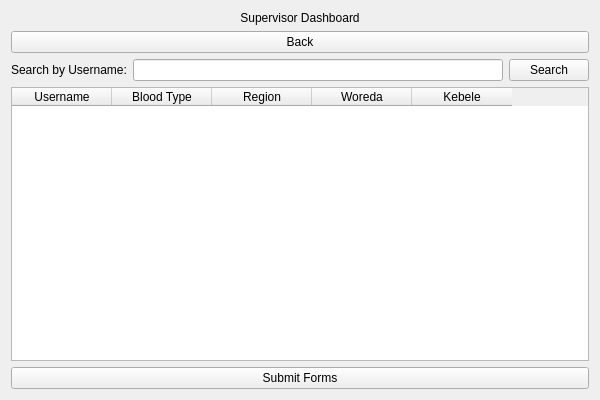
<?xml version="1.0" encoding="UTF-8"?>
<ui version="4.0">
 <class>SupervisorDashboardWindow</class>
 <widget class="QWidget" name="SupervisorDashboardWindow">
  <property name="geometry">
   <rect>
    <x>0</x>
    <y>0</y>
    <width>600</width>
    <height>400</height>
   </rect>
  </property>
  <property name="windowTitle">
   <string>Supervisor Dashboard</string>
  </property>
  <layout class="QVBoxLayout" name="verticalLayout">
   <item>
    <widget class="QLabel" name="titleLabel">
     <property name="text">
      <string>Supervisor Dashboard</string>
     </property>
     <property name="alignment">
      <set>Qt::AlignmentFlag::AlignCenter</set>
     </property>
    </widget>
   </item>
   <item>
    <widget class="QPushButton" name="backButton">
     <property name="text">
      <string>Back</string>
     </property>
    </widget>
   </item>
   <item>
    <layout class="QHBoxLayout" name="searchLayout">
     <item>
      <widget class="QLabel" name="searchLabel">
       <property name="text">
        <string>Search by Username:</string>
       </property>
      </widget>
     </item>
     <item>
      <widget class="QLineEdit" name="searchEdit"/>
     </item>
     <item>
      <widget class="QPushButton" name="searchButton">
       <property name="text">
        <string>Search</string>
       </property>
      </widget>
     </item>
    </layout>
   </item>
   <item>
    <widget class="QTableWidget" name="donorTable">
     <property name="rowCount">
      <number>0</number>
     </property>
     <property name="columnCount">
      <number>5</number>
     </property>
     <column>
      <property name="text">
       <string>Username</string>
      </property>
     </column>
     <column>
      <property name="text">
       <string>Blood Type</string>
      </property>
     </column>
     <column>
      <property name="text">
       <string>Region</string>
      </property>
     </column>
     <column>
      <property name="text">
       <string>Woreda</string>
      </property>
     </column>
     <column>
      <property name="text">
       <string>Kebele</string>
      </property>
     </column>
    </widget>
   </item>
   <item>
    <widget class="QPushButton" name="formsButton">
     <property name="text">
      <string>Submit Forms</string>
     </property>
    </widget>
   </item>
  </layout>
 </widget>
 <resources/>
 <connections/>
</ui>
